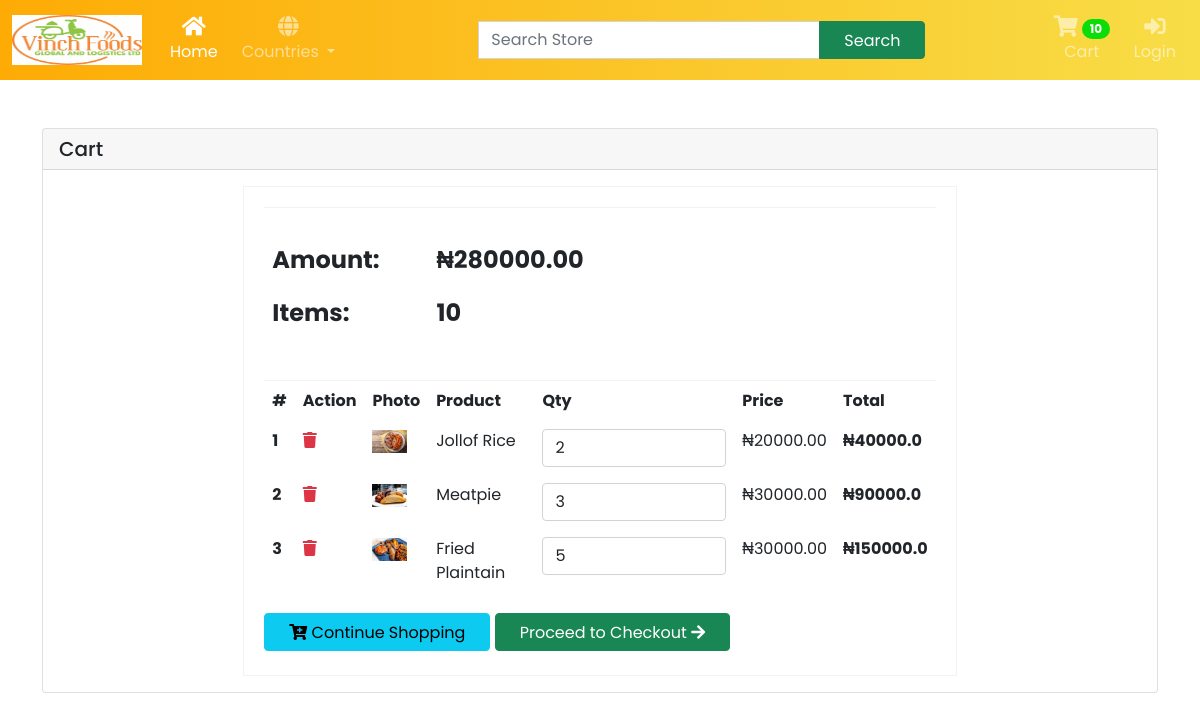
The page /cart/ (signed in) on the database as committed earlier.
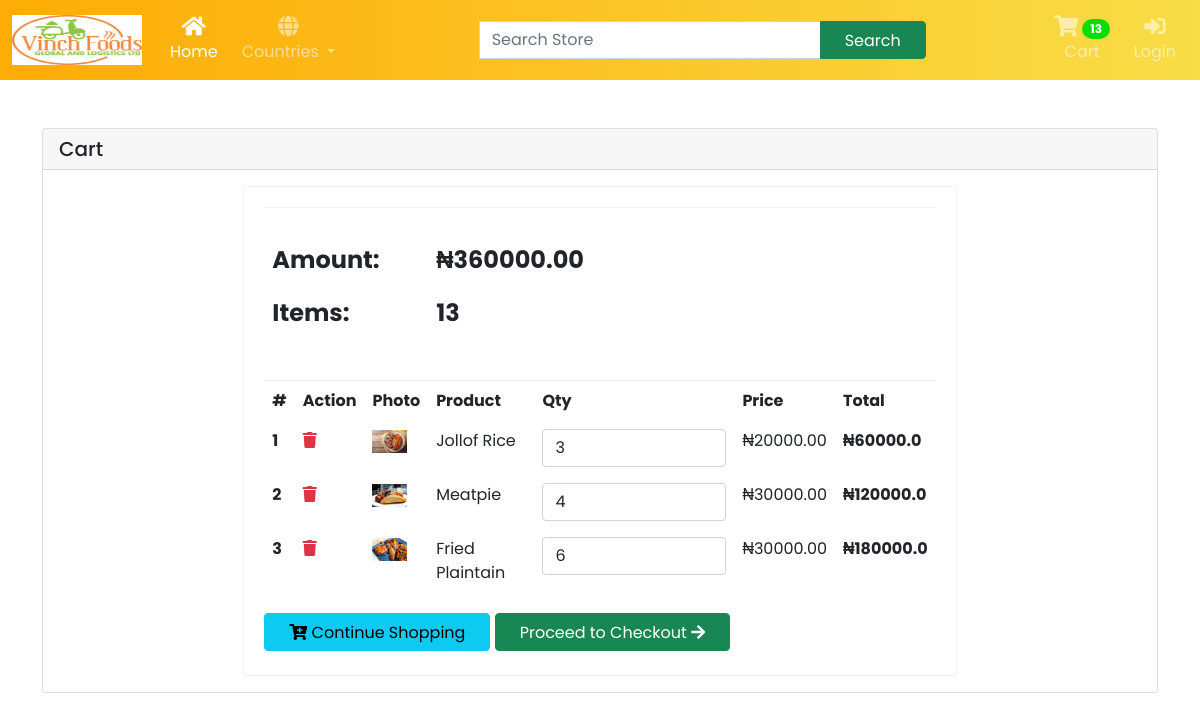
The same page on the database as committed later.
### store/models.py (models this page shows, shortened)
class Order(models.Model):
    customer = models.ForeignKey(Customer, on_delete=models.SET_NULL, null=True, blank=True)
    date_ordered = models.DateTimeField(auto_now_add = True)
    complete = models.BooleanField(default=False, null=True, blank=False)
    transaction_id = models.CharField(max_length=200, null=True)
    @property
    def get_cart_total(self):
        orderitems = self.orderitem_set.all()
        total = sum([item.get_total for item in orderitems])
        return total
    @property
    def get_cart_items(self):
        orderitems = self.orderitem_set.all()
        total = sum([item.quantity for item in orderitems])
        return total

class OrderItem(models.Model):
    product = models.ForeignKey(Product, on_delete=models.SET_NULL, null=True)
    order = models.ForeignKey(Order, on_delete=models.SET_NULL, null=True)
    quantity = models.IntegerField(default=0, null=True, blank=True)
    date_added = models.DateTimeField(auto_now_add=True)
    @property
    def get_total(self):
        total = self.product.price * self.quantity
        return total

class Product(models.Model):
    name = models.CharField(max_length=200)
    category = models.ForeignKey(Category, related_name='product_category', on_delete=models.CASCADE, null=True)
    slug = models.SlugField(max_length=255, unique=True, null=True)
    description = models.TextField(blank=True)
    in_stock = models.BooleanField(default=True)
    price = models.FloatField()
    image = models.ImageField(null=True, blank=True)

### store/views.py (the view)
# urls.py: path('cart/', views.cart, name="cart"),
def cart(request):
    if request.user.is_authenticated:
        customer = request.user.customer
        order, created = Order.objects.get_or_create(customer=customer, complete=False)
        items = order.orderitem_set.all()
    else:
        items = []
        order = {'get_cart_total': 0, 'get_cart_items': 0}
    context = {'items': items, 'order': order}
    return render(request, 'store/cart.html', context)

### store/context_processors.py (called while the page is built)
def total_cart_items(request):
    if request.user.is_authenticated:
        customer = request.user.customer
        order = Order.objects.get(customer=customer, complete=False)
        if order:
            orderitems = OrderItem.objects.filter(order=order)
            qty = sum([item.quantity for item in orderitems])
        else:
            qty = 0
    else:
        qty = 0
    return {'qty': qty}

### templates/store/cart.html (shortened to what this page needs)
{% extends 'main.html' %}
{% load static %}
{% block content %}
<div id= "mobile-container" class="container">
    <div class="contentbar">
            <div class="row">
                <div class="col-md-12 col-lg-12 col-xl-12 my-5">
                    <div class="card">
                        <div class="card-header">
                            <h5 class="card-title">Cart</h5>
                        </div>
                        <div class="card-body">
                            <div class="row justify-content-center">
                                <div class="col-lg-12 col-xl-8">
                                    <div class="cart-container">
                                        <div class="cart-body">
                                            <div class="row">
                                                <div class="col-md-12 order-1 order-lg-2 col-lg-7">
                                                    <div class="order-total table-responsive ">
                                                        <table class="table table-borderless text-right">
                                                            <tbody>
                                                                <tr>
                                                                    <td class="f-w-7 font-18"><h4><strong>Amount:</strong></h4></td>
                                                                    <td class="f-w-7 font-18"><h4><strong>&#8358;{{order.get_cart_total|floatformat:2}}</strong></h4></td>
                                                                </tr>
                                                                <tr>
                                                                    <td class="f-w-7 font-18"><h4><strong>Items:</strong></h4></td>
                                                                    <td class="f-w-7 font-18"><h4><strong>{{order.get_cart_items}}</strong></h4></td>
                                                                </tr>
                                                            </tbody>
                                                        </table>
                                                    </div>
                                                </div>
                                            </div>
                                        </div>
                                        <div class="cart-head">
                                            <div class="table-responsive">
                                                <table class="table table-borderless">
                                                    <thead>
                                                        <tr>
                                                            <th scope="col">#</th>
                                                            <th scope="col">Action</th>
                                                            <th scope="col">Photo</th>
                                                            <th scope="col">Product</th>
                                                            <th scope="col">Qty</th>
                                                            <th scope="col">Price</th>
                                                            <th scope="col" class="text-right">Total</th>
                                                        </tr>
                                                    </thead>
                                                    <tbody>
                                                        {% for item in items %}
                                                        <tr>
                                                            <th scope="row">{{forloop.counter}}</th>
                                                            <td><a href="#" class="text-danger"><i class="fas fa-trash"></i></a></td>
                                                            <td><img src="{{item.product.image.url}}" class="img-fluid" width="35" alt="product"></td>
                                                            <td>{{item.product.name}}</td>
                                                            <td>
                                                                <div class="form-group mb-0">
                                                                    <input type="number" class="form-control cart-qty" name="cartQty1" id="cartQty1" value="{{item.quantity}}">
                                                                </div>
                                                            </td>
                                                            <td>&#8358;{{item.product.price|floatformat:2}}</td>
                                                            <td class="text-right"><strong>&#8358;{{item.get_total}}</strong></td>
                                                        </tr>
                                                        {% endfor %}
                                                    </tbody>
                                                </table>
                                            </div>
                                        </div>
                                        <div class="cart-footer text-right">
                                            <button onclick="window.location='/';" class="btn btn-info my-1"><i class="fas fa-cart-plus"></i> Continue Shopping</button>
                                            <a href=" {% url 'checkout' %} " class="btn btn-success">Proceed to Checkout <i class="fas fa-arrow-right"></i></a>
                                        </div>
                                    </div>
                                </div>
                            </div>
                        </div>
                    </div>
                </div>
            </div>
        </div>
        </div>
{% endblock content %}

### templates/main.html (shortened to what this page needs)
{% load static %}
<!DOCTYPE html>
<html lang="en">
<head>
    <link href="https://cdn.jsdelivr.net/npm/bootstrap@5.0.2/dist/css/bootstrap.min.css" rel="stylesheet">
    <link rel="stylesheet" href="https://cdnjs.cloudflare.com/ajax/libs/OwlCarousel2/2.3.4/assets/owl.carousel.min.css">
    <link rel="stylesheet" href="https://cdnjs.cloudflare.com/ajax/libs/OwlCarousel2/2.3.4/assets/owl.theme.default.min.css" />
    <link href="https://cdnjs.cloudflare.com/ajax/libs/font-awesome/5.15.4/css/all.min.css" rel="stylesheet">
    <link rel="stylesheet" href="{% static 'styles/main.css' %}">
    <link rel="stylesheet" href="{% static 'styles/store/store.css' %}">
    <link rel="stylesheet" href="{% static 'styles/store/cart.css' %}">
    <link rel="stylesheet" href="{% static 'styles/store/checkout.css' %}">
    <link rel="stylesheet" href="{% static 'styles/store/productview.css' %}">
</head>
<body>
<nav class="navbar navbar-expand-lg navbar-dark gradient-custom">
    <div class="container-fluid">
      <a class="navbar-brand" href="#"><img id="logoimg" src="{% static 'images/vinchimg2.jpg' %}" alt=""></a>
      <div class="collapse navbar-collapse" id="navbarSupportedContent">
        <ul class="navbar-nav me-auto d-flex flex-row mt-3 mt-lg-0">
          <li class="nav-item text-center mx-2 mx-lg-1">
            <a class="nav-link active" aria-current="page" href="{% url 'store' %}">
              <div>
                <i class="fas fa-home fa-lg mb-1"></i>
              </div>
              Home
            </a>
          </li>
          <li class="nav-item dropdown text-center mx-2 mx-lg-1">
            <a class="nav-link dropdown-toggle" href="#" id="navbarDropdown" role="button" data-bs-toggle="dropdown" aria-haspopup="true" aria-expanded="false">
              <div>
                <i id='icon' class="fas fa-globe fa-lg mb-1"></i>
              </div>
              Countries
            </a>
          </li>
        </ul>
        <form class="d-flex input-group w-auto ms-lg-3 my-3 my-lg-0">
            <input type="search" class="form-control" placeholder="Search Store" aria-label="Search" />
            <button class="btn btn-outline-white btn-success" type="button" data-mdb-ripple-color="dark">
              Search
            </button>
          </form>
        <ul class="navbar-nav ms-auto d-flex flex-row mt-3 mt-lg-0">
          <li class="nav-item text-center mx-2 mx-lg-1">
            <a class="nav-link" href="{% url 'cart' %}">
              <div>
                <i id='icon' class="fa fa-shopping-cart fa-lg mb-1"></i>
                <span class="badge rounded-pill badge-notification" id="badge">{{qty}}</span>
              </div>
              Cart
            </a>
          </li>
          <li class="nav-item text-center mx-2 mx-lg-1">
            <a class="nav-link" href="#!">
              <div>
                <i id='icon' class="fas fa-sign-in-alt fa-lg mb-1"></i>
              </div>
              Login
            </a>
          </li>
        </ul>
      </div>
    </div>
</nav>
    <div class="w-100 ">
      {% block content %}{% endblock content %}
    </div>
</body>
</html>

### static/styles/main.css (style rules this page uses)
.btn { padding: .45rem 1.5rem .35rem; }
#logoimg { width: 130px; height: 50px; }
#badge { background: #0add08; }
.gradient-custom { background: orange; background: -webkit-linear-gradient(to right, rgb(254, 171, 5), rgb(248, 221, 71)); background: linear-gradient(to right, rgb(254, 171, 5), rgb(248, 221, 71)) }
::placeholder { color: white; opacity: 1; }

### static/styles/store/store.css (style rules this page uses)
* { font-family: 'Poppins', sans-serif; }

### static/styles/store/cart.css (style rules this page uses)
.cart-container { width: 100%; border: 1px solid rgba(0, 0, 0, 0.05); padding: 20px; }
.cart-container .cart-body { border-top: 1px solid rgba(0, 0, 0, 0.05); border-bottom: 1px solid rgba(0, 0, 0, 0.05); padding: 30px 0 20px; }

### static/styles/store/productview.css (style rules this page uses)
.card-title { margin-bottom: 0; }

Rows that differ between the two databases and show on the page:
changed through a linked row, Order: get_cart_total "280000.00" → "360000.00"; get_cart_items "10" → "13"
changed OrderItem "Jollof Rice": cartQty1 "2" → "3"; get_total "40000.0" → "60000.0"
changed OrderItem "Meatpie": cartQty1 "3" → "4"; get_total "90000.0" → "120000.0"
changed OrderItem "Fried Plaintain": cartQty1 "5" → "6"; get_total "150000.0" → "180000.0"
Other text that changed with them:
{{ qty }}: "10" → "13"
